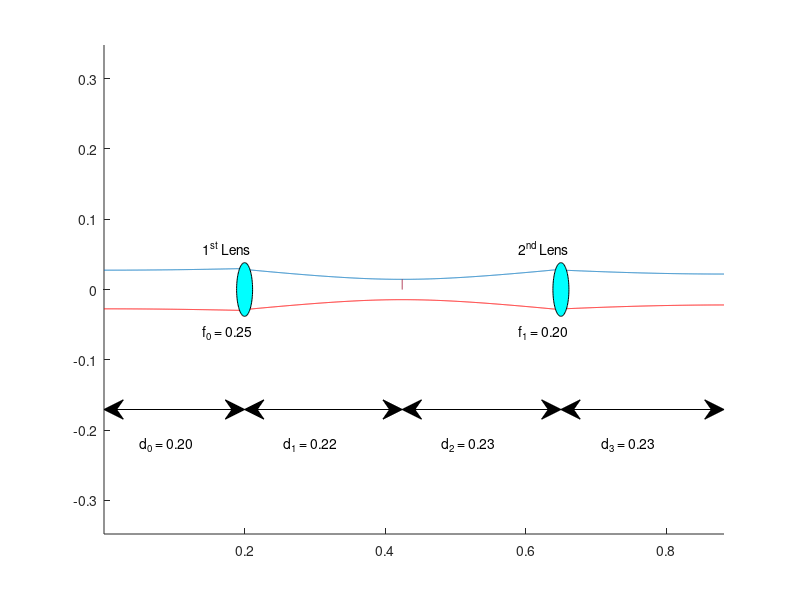

Here is the MATLAB script that generated this plot: (Note: this script raises an error after producing the figure.)
close all
clear all

mkdir('../MatlabFigures', 'Interferometer'); % Create save directory

%--------------------------Input Parameters-------------------------------%
r_p = 0.055; % Reactor port opening [m]
w_0 = 0.0275; % Initial Beam Waist [m]
r = 0.125; % Minor tokamak radius [m]
freq = 60; % Frequency of probe beam [GHz]

d_0 = 0.20; % Distance between source and first lens
d_r = 0.10; % Distance between first lens and reactor wall
f_0 = 0.25; % Focal length of first lens
f_1 = 0.20; % Focal length of second lens
%-------------------------------------------------------------------------%

%----------Distances and Lowest Beam Waists Calculations------------------%
c = 299792458; % The speec of light [m/s]
lambda = c / (freq * 10^9); % Calculates the wavelength [m]
d = f_0 + f_1; % Calculates the distance between lenses
w_1 = (lambda * f_0) / ...
    (pi * w_0);% Calculates the beam waist between lenses
d_1 = (((d_0 / f_0) - 1) / ((w_0^(2) * pi) / ...
    (f_0 * lambda) + ((d_0 / f_0) - 1)^(2)) + 1) * ...
    f_0;% Distance after 1st lens to lowest beam waist
w_2 = (f_1 / f_0) * w_0; % Calculates w_2 after 2nd second lens
d_2 = d - d_1; % Distance from w_2 to second lens
d_3 = f_1 / f_0 *...
    (f_0 + f_1 -...
    (f_1 / f_0) * d_0);% Distance to lowest beam waist after 2nd lens
%-------------------------------------------------------------------------%

%------------------------Beam Waist Datapoints----------------------------%
x_0 = linspace(0, d_0, 1000);% Plotpoints till first lens
y_0 = [];
for i = 1:1000
    w = w_0 * ...
        sqrt(1+((lambda * x_0(i)) / ...
        (pi * w_0^2))^2);% Calculates the beam waist from source
    y_0 = horzcat(y_0, w);
end

x_1 = linspace(0, d_1, 1000); % Plotpoints from first lens to w_1
y_1 = [];
for i = 1:1000
    w = w_1 * ...
        sqrt(1+((lambda * x_1(i)) / ...
        (pi * w_1^2))^2);% Beam waist between w_1 and the 1st lens
    y_1 = horzcat(y_1, w);
end
y_1 = fliplr(y_1); % Flips the y-plot points as the beam waist is declining
y = horzcat(y_0, y_1);

x_2 = linspace(0, d_2, 1000); % Plotpoints from w_1 to second lens
y_2 = [];
for i = 1:1000
    w = w_1 * ...
        sqrt(1+((lambda * x_2(i)) / ...
        (pi * w_1^2))^2);% Beam waist between w_1 and the 2nd lens
    y_2 = horzcat(y_2, w);
end

y = horzcat(y, y_2);

x_3 = linspace(0, d_3, 1000); % Plotpoints from 2nd lens to w_2
y_3 = [];
for i = 1:1000
    w = w_2 * ...
        sqrt(1+((lambda * x_3(i)) / ...
        (pi * w_2^2))^2);% Evolving beam waist after the 2nd lens to w_2
    y_3 = horzcat(y_3, w);
end
y_3 = fliplr(y_3); % Flips the y-plot points as the beam waist is declining
y = horzcat(y, y_3);

for i = 1:1000
    x_1(i) = x_1(i) + d_0; % Creates x-axis data points
end
for i = 1:1000
    x_2(i) = x_2(i) + d_0 + d_1; % Creates x-axis data points
end
for i = 1:1000
    x_3(i) = x_3(i) + d_0 + d_1 + d_2; % Creates x-axis data points
end
x = horzcat(x_0, x_1, x_2, x_3);

Opy = -y; % Flip beam waist to plot 'Beam Waist -'
%-------------------------------------------------------------------------%

%---------------------Beam Waist Propagation Plot-------------------------%
l = figure; % Creates figure
hold on
axis equal
p1 = plot(x, y); % Plots Beam Waist+
p2 = plot(x, Opy, 'Color', 'red'); % Plots Beam Waist-
%p3 = xline(d_0, '--');
%xline(d_0+d_1+d_2, '--');
axPos = get(gca, 'Position'); % Get normalised axis coordinates
xMinMax = xlim; % Get normalised axis coordinates
yMinMax = ylim; % Get normalised axis coordinates
zAnn = axPos(1) + ((0 - xMinMax(1)) / (xMinMax(2) - xMinMax(1))) ...
    * axPos(3);% Defines points relative to axis in normalised coordinates
d0Ann = axPos(1) + ((d_0 - xMinMax(1)) / (xMinMax(2) - xMinMax(1))) ...
    * axPos(3);% Defines points relative to axis in normalised coordinates
d1Ann = axPos(1) + ((d_0 + d_1 - xMinMax(1)) / (xMinMax(2) - xMinMax(1))) ...
    * axPos(3);% Defines points relative to axis in normalised coordinates
d2Ann = axPos(1) + ((d_0 + d_1 + d_2 - xMinMax(1)) / (xMinMax(2) - xMinMax(1))) ...
    * axPos(3);% Defines points relative to axis in normalised coordinates
d3Ann = axPos(1) + ((d_0 + d_1 + d_2 + d_3 - xMinMax(1)) / (xMinMax(2) - xMinMax(1))) ...
    * axPos(3);% Defines points relative to axis in normalised coordinates
yAnn = axPos(2) + ((0 - yMinMax(1)) / (yMinMax(2) - yMinMax(1))) ...
    * axPos(4);% Defines points relative to axis in normalised coordinates
annotation('doublearrow', ...
    [zAnn, d0Ann], [yAnn - 0.2, yAnn - 0.2]);% Annotates d_0
annotation('doublearrow', ...
    [d0Ann, d1Ann], [yAnn - 0.2, yAnn - 0.2]);% Annotates d_1
annotation('doublearrow', ...
    [d1Ann, d2Ann], [yAnn - 0.2, yAnn - 0.2]);% Annotates d_2
annotation('doublearrow', ...
    [d2Ann, d3Ann], [yAnn - 0.2, yAnn - 0.2]);% Annotates d_3
annotation('ellipse', ...
    [d0Ann - 0.01, yAnn - y_0(1000) * 1.5, 0.02, y_0(1000) * 3], ...
    'FaceColor', 'cyan');% Draws 1st lens
annotation('ellipse', ...
    [d2Ann - 0.01, yAnn - y_0(1000) * 1.5, 0.02, y_0(1000) * 3], ...
    'FaceColor', 'cyan');% Draws 2nd lens
text(d_0/4, -0.22, sprintf('d_0 = %0.2f', d_0)) % Distance annotation
text(d_0+(d_1 / 4), -0.22, ...
    sprintf('d_1 = %0.2f', d_1))% Distance annotation
text(d_0+d_1+(d_2 / 4), -0.22, ...
    sprintf('d_2 = %0.2f', d_2))% Distance annotation
text(d_0+d_1+d_2+(d_3 / 4), -0.22, ...
    sprintf('d_3 = %0.2f', d_3))% Distance annotation
text(d_0-0.06, 0.06, '1^{st} Lens') % Lens annotation
text(d_0-0.06, -0.06, sprintf('f_0 = %0.2f', f_0)) % Lens annotation
text(d_0+d_1+d_2-0.06, 0.06, '2^{nd} Lens') % Lens annotation
text(d_0+d_1+d_2-0.06, -0.06, ...
    sprintf('f_1 = %0.2f', f_1))% Lens annotation
w1x = (d_0 + d_1); % w_1 coordinate
w1x = repelem(w1x, 100); % w_1 x-coordinate array
w1y = linspace(0, w_1); % w_1 y-coordinate array
p4 = plot(w1x, w1y); % Plots w_1
yline(0, '-'); % Plots optical axis
xlabel('Distance from source [m]'); % x-axis label
ylabel('Beam Waist [m]'); % y-axis label
title('Beam Waist In A Gaussian Beam Interferometer'); % Figure title

topstart = 2 * asin(r_p/(2 * r)) / 2; % Calculates reactor plot coordinates
topend = (2 * pi - 2 * topstart) / 2; % Calculates reactor plot coordinates
bottomstart = topend + topstart * 2; % Calculates reactor plot coordinates
bottomend = 2 * pi - topstart; % Calculates reactor plot coordinates

top = linspace(topstart, ...
    topend, 100);% Creates 100 datapoints for the top half reactor cutout
x_t = d_0 + d_r + r + r * cos(top); % x-parameter of circle
y_t = r * sin(top); % y-parameter of circle
bottom = linspace(bottomstart, ...
    bottomend, 100);% Creates 100 datapoints for the bottom half reactor
x_b = d_0 + d_r + r + r * cos(bottom); % x-parameter of circle
y_b = r * sin(bottom); % y-parameter of circle
p5 = plot(x_t, y_t, 'color', ...
    [0.911, 0.4100, 0.1700]);% Plot top half reactor
plot(x_b, y_b, 'color', ...
    [0.911, 0.4100, 0.1700]);% Plot bottom half reactor
lgd = legend([p1, p2, p4, p5], ...
    {'Beam Waist +', 'Beam Waist -', 'w_1', 'Reactor'});% Figure legend
legend('boxoff')
legend('Location', 'northwest')
lgd.NumColumns = 2;
hold off
%-------------------------------------------------------------------------%

%------------------Saving figure as Encapsulated Postscript---------------%
epsfilename = 'Interferometer.eps'; % Savename for the figure
foldername = sprintf('../MatlabFigures/Interferometer'); % Folder path
fullfilename = fullfile(foldername, epsfilename); % Filename path
saveas(l, fullfilename, 'epsc') % Save the figure as eps
%-------------------------------------------------------------------------%

%----------------------------Print Outputs--------------------------------%
w_1
w_2
d_1
d_2
d_3
%-------------------------------------------------------------------------%
